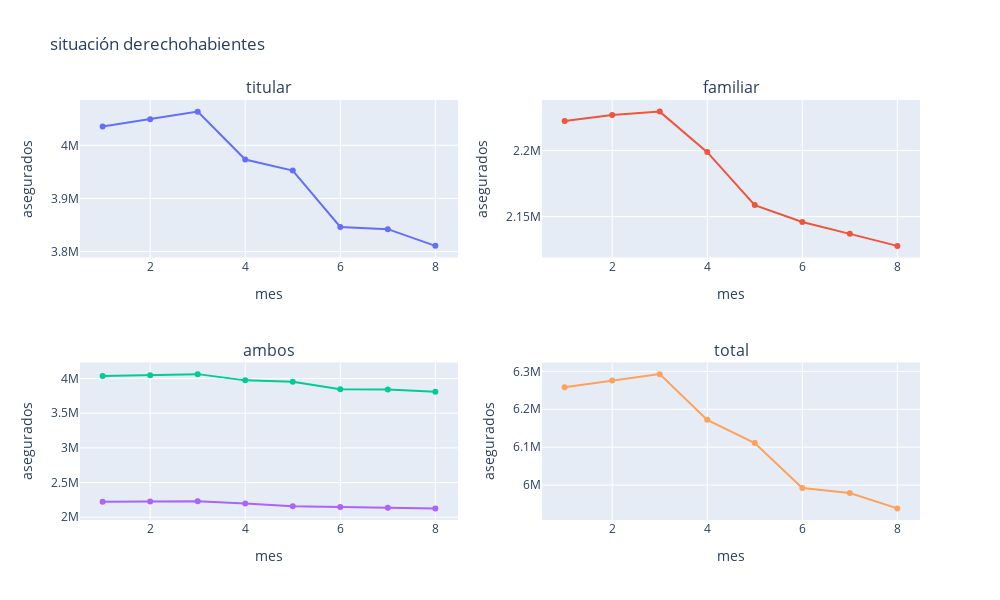

Notebook code cell kept with this figure:
### Code cell
#con pyplot
fig = make_subplots(rows=2, cols=2,subplot_titles=("titular", "familiar", 'ambos', 'total'))

#graficas
fig.add_trace(go.Scatter(x=derecho_pivot.index, y=derecho_pivot['Titular']), row=1,col=1)
fig.add_trace(go.Scatter(x=derecho_pivot.index, y=derecho_pivot['beneficiario']), row=1,col=2)

fig.add_trace(go.Scatter(x=derecho_pivot.index, y=derecho_pivot['Titular']), row=2,col=1)
fig.add_trace(go.Scatter(x=derecho_pivot.index, y=derecho_pivot['beneficiario']), row=2,col=1)

fig.add_trace(go.Scatter(x=derecho_pivot.index, y=(derecho_pivot['Titular']+derecho_pivot['beneficiario'])), row=2,col=2)
     

#ejes
fig.update_yaxes(title_text="asegurados", row=1, col=1)
fig.update_xaxes(title_text="mes", row=1, col=1)
        
fig.update_yaxes(title_text="asegurados", row=1, col=2)
fig.update_xaxes(title_text="mes", row=1, col=2)

fig.update_yaxes(title_text="asegurados", row=2, col=1)
fig.update_xaxes(title_text="mes", row=2, col=1)

fig.update_yaxes(title_text="asegurados", row=2, col=2)
fig.update_xaxes(title_text="mes", row=2, col=2)

#tamaño
fig.update_layout(height=600, width=1000, title_text="situación derechohabientes",showlegend=False)
fig.show()

fig.write_html("/Users/rube/labs-de-ironhack/proyecto-final/sector_salud_pie.html")

### Figure 1 — Plotly figure (JSON) as saved in the notebook; plotly's stock layout.template omitted (floating-point values rounded to 4 significant figures)
{"data": [{"type": "scatter", "x": [1, 2, 3, 4, 5, 6, 7, 8], "xaxis": "x", "y": [4035530, 4048784, 4063344, 3973331, 3952409, 3846452, 3842310, 3810838], "yaxis": "y"}, {"type": "scatter", "x": [1, 2, 3, 4, 5, 6, 7, 8], "xaxis": "x2", "y": [2222359, 2226909, 2229418, 2198773, 2158684, 2145944, 2136917, 2127817], "yaxis": "y2"}, {"type": "scatter", "x": [1, 2, 3, 4, 5, 6, 7, 8], "xaxis": "x3", "y": [4035530, 4048784, 4063344, 3973331, 3952409, 3846452, 3842310, 3810838], "yaxis": "y3"}, {"type": "scatter", "x": [1, 2, 3, 4, 5, 6, 7, 8], "xaxis": "x3", "y": [2222359, 2226909, 2229418, 2198773, 2158684, 2145944, 2136917, 2127817], "yaxis": "y3"}, {"type": "scatter", "x": [1, 2, 3, 4, 5, 6, 7, 8], "xaxis": "x4", "y": [6257889, 6275693, 6292762, 6172104, 6111093, 5992396, 5979227, 5938655], "yaxis": "y4"}], "layout": {"annotations": [{"font": {"size": 16}, "showarrow": false, "text": "titular", "x": 0.225, "xanchor": "center", "xref": "paper", "y": 1, "yanchor": "bottom", "yref": "paper"}, {"font": {"size": 16}, "showarrow": false, "text": "familiar", "x": 0.775, "xanchor": "center", "xref": "paper", "y": 1, "yanchor": "bottom", "yref": "paper"}, {"font": {"size": 16}, "showarrow": false, "text": "ambos", "x": 0.225, "xanchor": "center", "xref": "paper", "y": 0.375, "yanchor": "bottom", "yref": "paper"}, {"font": {"size": 16}, "showarrow": false, "text": "total", "x": 0.775, "xanchor": "center", "xref": "paper", "y": 0.375, "yanchor": "bottom", "yref": "paper"}], "height": 600, "showlegend": false, "title": {"text": "situación derechohabientes"}, "width": 1000, "xaxis": {"anchor": "y", "domain": [0, 0.45], "title": {"text": "mes"}}, "xaxis2": {"anchor": "y2", "domain": [0.55, 1], "title": {"text": "mes"}}, "xaxis3": {"anchor": "y3", "domain": [0, 0.45], "title": {"text": "mes"}}, "xaxis4": {"anchor": "y4", "domain": [0.55, 1], "title": {"text": "mes"}}, "yaxis": {"anchor": "x", "domain": [0.625, 1], "title": {"text": "asegurados"}}, "yaxis2": {"anchor": "x2", "domain": [0.625, 1], "title": {"text": "asegurados"}}, "yaxis3": {"anchor": "x3", "domain": [0, 0.375], "title": {"text": "asegurados"}}, "yaxis4": {"anchor": "x4", "domain": [0, 0.375], "title": {"text": "asegurados"}}}}
